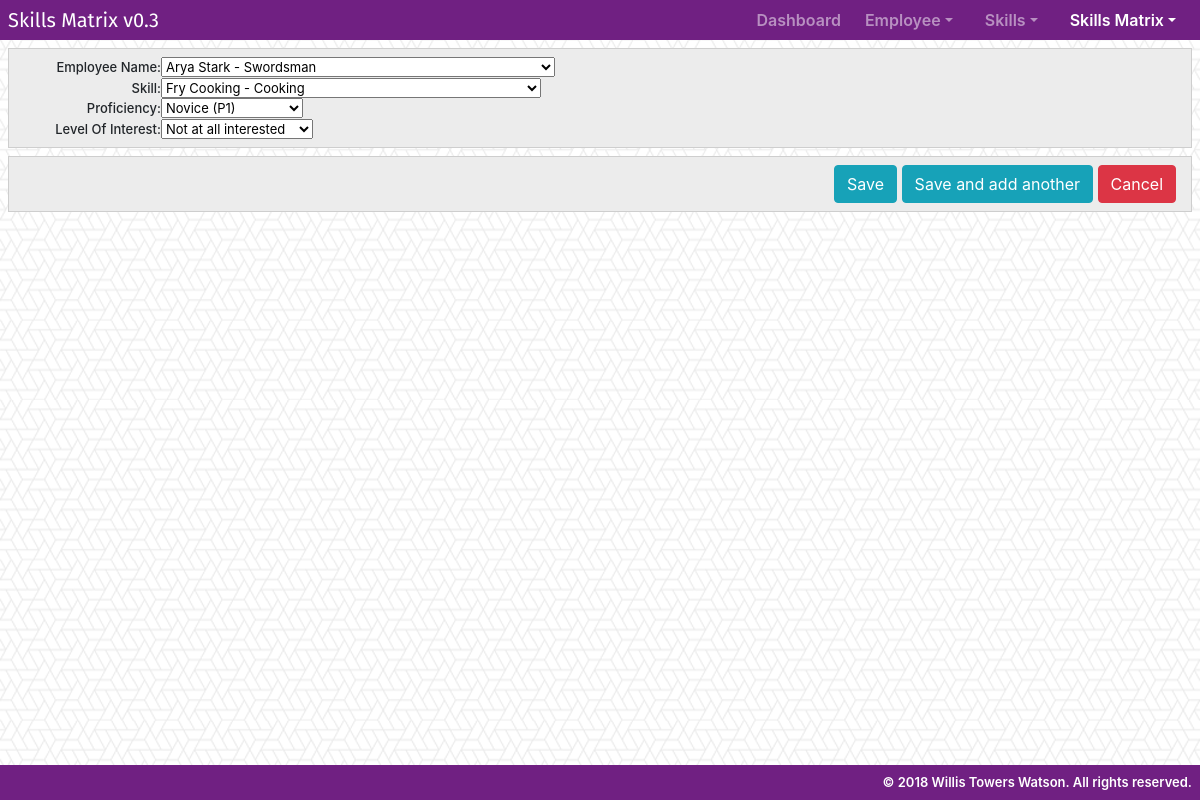
Page /skillsMatrixApp/skills-matrix/10/ on the committed database.
### skillsMatrixApp/models.py (models this page shows, shortened)
class skillsMatrix(models.Model):
    skillsMatrixEmployee = models.ForeignKey(employee, on_delete=models.CASCADE, verbose_name="Employee Name")
    skillsMatrixSkills = models.ForeignKey(skills, on_delete=models.CASCADE, verbose_name="Skill")
    trained = 'No Experience (P0)'
    novice = 'Novice (P1)'
    intermediate = 'Intermediate (P2)'
    advanced = 'Advanced  (P3)'
    superior = 'Superior (P4)'
    proficiency_choice = ((trained, 'No Experience (P0)'),
                          (novice, 'Novice (P1)'),
                          (intermediate, 'Intermediate (P2)'),
                          (advanced, 'Advanced  (P3)'),
                          (superior, 'Superior (P4)'),)
    proficiency = models.CharField(max_length=100
                                   , choices=proficiency_choice)
    noAtAll = 'Not at all interested'
    slightly = 'Slightly interested'
    somewhat = 'Somewhat interested'
    very = 'Very interested'
    extremely = 'Extremely interested'
    interest_choice = ((noAtAll, 'Not at all interested'),
                       (slightly, 'Slightly interested'),
                       (somewhat, 'Somewhat interested'),
                       (very, 'Very interested'),
                       (extremely, 'Extremely interested'),)
    levelOfInterest = models.CharField(max_length=100
                                       , verbose_name="Level Of Interest"
                                       , choices=interest_choice)
    class Meta:
        verbose_name_plural = "skillsMatrix"

### skillsMatrixApp/views.py (the view, shortened to what this page needs)
# urls.py: url(r'skills-matrix/(?P<pk>[0-9]+)/$', views.skillsMatrixUpdate.as_view(), name='skills-matrix-update'),
class skillsMatrixUpdate(UpdateView):
    model = skillsMatrix
    fields = ['skillsMatrixEmployee', 'skillsMatrixSkills', 'proficiency', 'levelOfInterest']

### skillsMatrixApp/models.py (called while the page is built)
    def __str__(self):
        return self.firstName + ' ' + self.lastName + ' - ' + self.role

    def __str__(self):
        return self.skillName + ' - ' + self.technology

### skillsMatrixApp/templates/skillsMatrixApp/skillsmatrix_form.html (shortened to what this page needs)
{% extends 'skillsMatrixApp/base.html' %}
{% block skillsMatrix_active %}active{% endblock %}
{% block body %}
    <form class="form-horizontal" role="form" action="" method="post" enctype="multipart/form-data">
        {% include 'skillsMatrixApp/form-template.html' %}
        <div class="form-group sub">
            <div class="col-sm" style="text-align: right">
                <button type="submit" formnovalidate class="btn btn-info">Save</button>
                <button type="submit" formnovalidate name="another" class="btn btn-info">Save and add another</button>
                <button type="submit" formnovalidate name="cancel" class="btn btn-danger">Cancel</button>
            </div>
        </div>
    </form>
{% endblock %}

### skillsMatrixApp/templates/skillsMatrixApp/form-template.html (shortened to what this page needs)
<div class="form-tmp ">
    {% for field in form %}
        <div class="form-lbl"> {{ field.label_tag }} {{ field }}
        </div>
    {% endfor %}
</div>

### skillsMatrixApp/static/skillsMatrixApp/style.css (style rules this page uses)
body { background: white url("images/what-the-hex.png"); }
html, body { margin-bottom: 1.5rem; }
.form-tmp { border: 1px solid #cecece; margin: .5rem; padding: .5rem; background: #ececec; font-weight: 500; }
.form-lbl, .form-field { display: -webkit-box; }
.form-lbl > label { text-align: right;: 3 rem; width: 9rem; font-size: small !important; }
.form-lbl { font-size: small !important; }
.sub { background: #ececec; border: 1px solid #cecece; margin: .5rem; padding: .5rem 0; }
label { margin-bottom: 0 !important; }

### rows in the picture
skillsMatrix: form "Arya Stark - Swordsman" "Fry Cooking - Cooking" "Novice (P1)" "Not at all interested"

### other values in the picture
{{ field.label_tag }} "Employee Name:" "Skill:" "Proficiency:" "Level Of Interest:"
